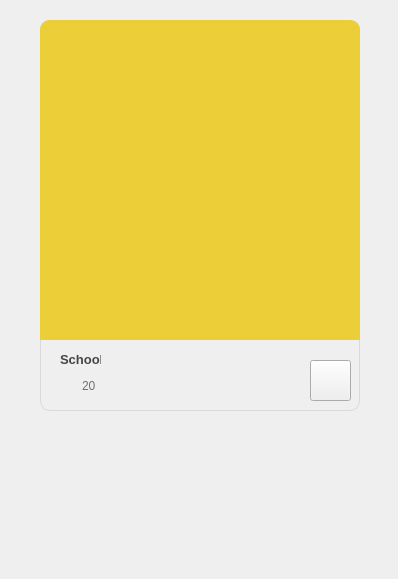
      <widget class="QWidget" name="scrollAreaWidgetContents_2">
       <property name="geometry">
        <rect>
         <x>0</x>
         <y>0</y>
         <width>398</width>
         <height>579</height>
        </rect>
       </property>
       <widget class="QWidget" name="widget_people" native="true">
        <property name="geometry">
         <rect>
          <x>40</x>
          <y>20</y>
          <width>320</width>
          <height>391</height>
         </rect>
        </property>
        <property name="styleSheet">
         <string notr="true">#widget_people {
	border: 1px solid #d9d9d9;	
	border-radius: 10px
}</string>
        </property>
        <widget class="QPushButton" name="btnFlowerDiscover">
         <property name="geometry">
          <rect>
           <x>270</x>
           <y>340</y>
           <width>41</width>
           <height>41</height>
          </rect>
         </property>
         <property name="text">
          <string/>
         </property>
         <property name="icon">
          <iconset resource="resources.qrc">
           <normaloff>:/icons/icons/btn-flower.png</normaloff>:/icons/icons/btn-flower.png</iconset>
         </property>
         <property name="iconSize">
          <size>
           <width>40</width>
           <height>40</height>
          </size>
         </property>
        </widget>
        <widget class="QLabel" name="label_photo">
         <property name="geometry">
          <rect>
           <x>0</x>
           <y>0</y>
           <width>320</width>
           <height>320</height>
          </rect>
         </property>
         <property name="styleSheet">
          <string notr="true">border-top-left-radius: 10px;
   border-top-right-radius: 10px;
background-color: #EBCE38</string>
         </property>
         <property name="text">
          <string/>
         </property>
        </widget>
        <widget class="QLabel" name="text_school">
         <property name="geometry">
          <rect>
           <x>20</x>
           <y>330</y>
           <width>41</width>
           <height>18</height>
          </rect>
         </property>
         <property name="font">
          <font>
           <pointsize>10</pointsize>
           <bold>true</bold>
          </font>
         </property>
         <property name="styleSheet">
          <string notr="true">color: #454545</string>
         </property>
         <property name="text">
          <string>School</string>
         </property>
        </widget>
        <widget class="QLabel" name="label_cake">
         <property name="geometry">
          <rect>
           <x>20</x>
           <y>355</y>
           <width>14</width>
           <height>17</height>
          </rect>
         </property>
         <property name="text">
          <string/>
         </property>
         <property name="pixmap">
          <pixmap resource="resources.qrc">:/icons/icons/cake.png</pixmap>
         </property>
        </widget>
        <widget class="QLabel" name="label_age_discover">
         <property name="geometry">
          <rect>
           <x>42</x>
           <y>358</y>
           <width>13</width>
           <height>16</height>
          </rect>
         </property>
         <property name="styleSheet">
          <string notr="true">color: #707070</string>
         </property>
         <property name="text">
          <string>20</string>
         </property>
        </widget>
       </widget>
      </widget>
